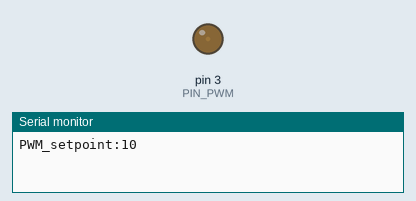
Simulated run of this sketch. Board: Arduino Uno, built with avr-gcc and run on an emulated ATmega328P. On the bench: output pins drawn as LEDs (lit = HIGH), the last lines printed to the serial monitor.

Above: at 0.05 s.
At 1.2 s:
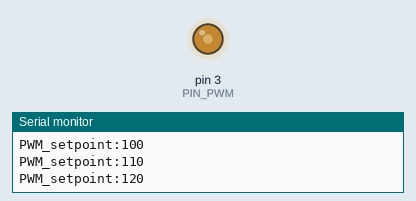
At 1.8 s:
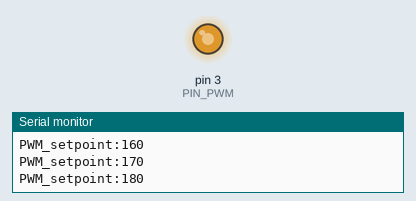
At 2.4 s:
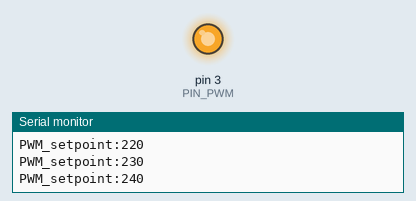
Timing chart, 0 to 5.5 s (numbered marks = the images above):
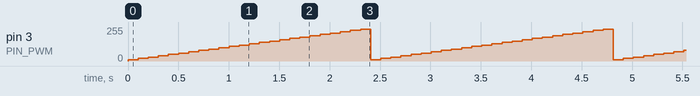

The sketch:

Ex4_FanControl.ino
```cpp
// EMBEDDED AND REAL-TIME SYSTEMS - LABORATORY L1
// Alejandro Acosta and Ivan Barrachina
// Exercise 4: Controlling a computer fan (using a PWM signal)

// Constants definition
#define PIN_PWM      3     // Digital output pin to send the PWM signal to the fan

// the setup function runs once when you press reset or power the board
void setup()
{
  // Initialize serial output
  Serial.begin(9600);
}

// the loop function runs over and over again forever
void loop()
{
  static uint8_t pwm_val=10;                // Variable to store the pulse width to be sent to the sensor

  // Check if PWM value is within acceptable range
  if (pwm_val > 240) {pwm_val = 10;}        // Reset if it is out of range
  // Convert to PWM signal and print it
  analogWrite(PIN_PWM, pwm_val);
  Serial.print("PWM_setpoint:"); Serial.println(pwm_val);
  // Increase the pulse width for the PWM signal
  pwm_val+=10;
  delay(100);                               // wait for 100 ms
}
```

Measured:
- by itself, pin 3 (PIN_PWM): ramps from 10/255 to 240/255 and jumps back, once every 2.4 s
